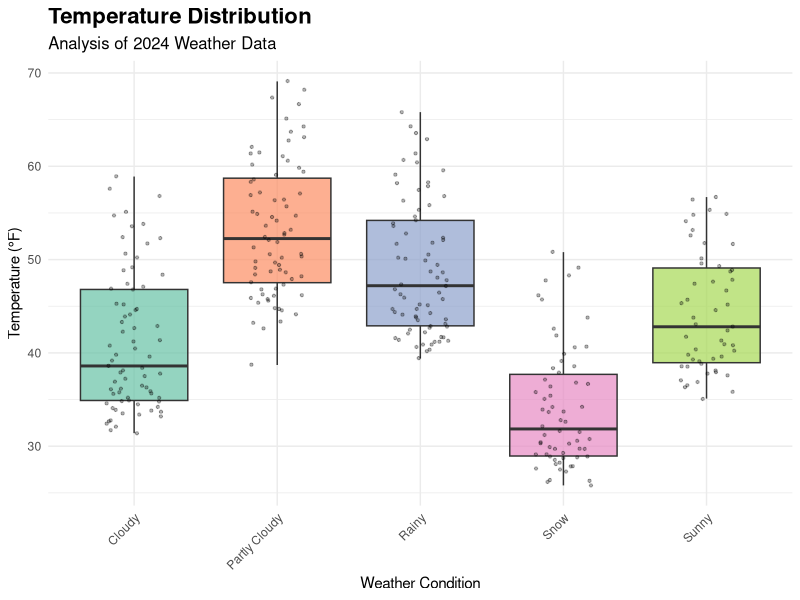

R code for this plot:
## ---- chunk 1
#| label: analysis

library(ggplot2)
library(dplyr)
library(readr)

# Load the weather data
weather_data <- read_csv("weather.csv")

# Create new variables for analysis
weather_analysis <- weather_data |>
  mutate(
    # Convert date to proper date format
    date = as.Date(date),

    # Create temperature categories
    temp_category = case_when(
      temperature_f < 35 ~ "Cold",
      temperature_f >= 35 & temperature_f < 55 ~ "Cool",
      temperature_f >= 55 ~ "Warm",
      TRUE ~ NA_character_
    ),

    # Create season variable based on month
    month = format(date, "%m"),
    season = case_when(
      month %in% c("12", "01", "02") ~ "Winter",
      month %in% c("03", "04", "05") ~ "Spring",
      month %in% c("06", "07", "08") ~ "Summer",
      month %in% c("09", "10", "11") ~ "Fall",
      TRUE ~ NA_character_
    ),

    # Create high humidity indicator
    high_humidity = ifelse(humidity_pct > 75, "High", "Normal"),

    # Create precipitation category
    precip_category = case_when(
      precipitation_in == 0 ~ "None",
      precipitation_in > 0 & precipitation_in <= 0.25 ~ "Light",
      precipitation_in > 0.25 & precipitation_in <= 0.75 ~ "Moderate",
      precipitation_in > 0.75 ~ "Heavy",
      TRUE ~ NA_character_
    )
  )

# Summary of new variables
summary(weather_analysis[c("temp_category", "season", "high_humidity", "precip_category")])

# Create a ggplot showing temperature distribution by weather condition
weather_plot <- weather_analysis |>
  filter(!is.na(temperature_f) & !is.na(weather_condition)) |>
  ggplot(aes(x = weather_condition, y = temperature_f, fill = weather_condition)) +
  geom_boxplot(alpha = 0.7) +
  geom_jitter(width = 0.2, alpha = 0.3, size = 0.8) +
  labs(
    title = "Temperature Distribution",
    subtitle = "Analysis of 2024 Weather Data",
    x = "Weather Condition",
    y = "Temperature (°F)",
    fill = "Weather Condition"
  ) +
  theme_minimal() +
  theme(
    plot.title = element_text(size = 16, face = "bold"),
    plot.subtitle = element_text(size = 12),
    axis.text.x = element_text(angle = 45, hjust = 1),
    legend.position = "none"
  ) +
  scale_fill_brewer(type = "qual", palette = "Set2")

# Display the plot
weather_plot
